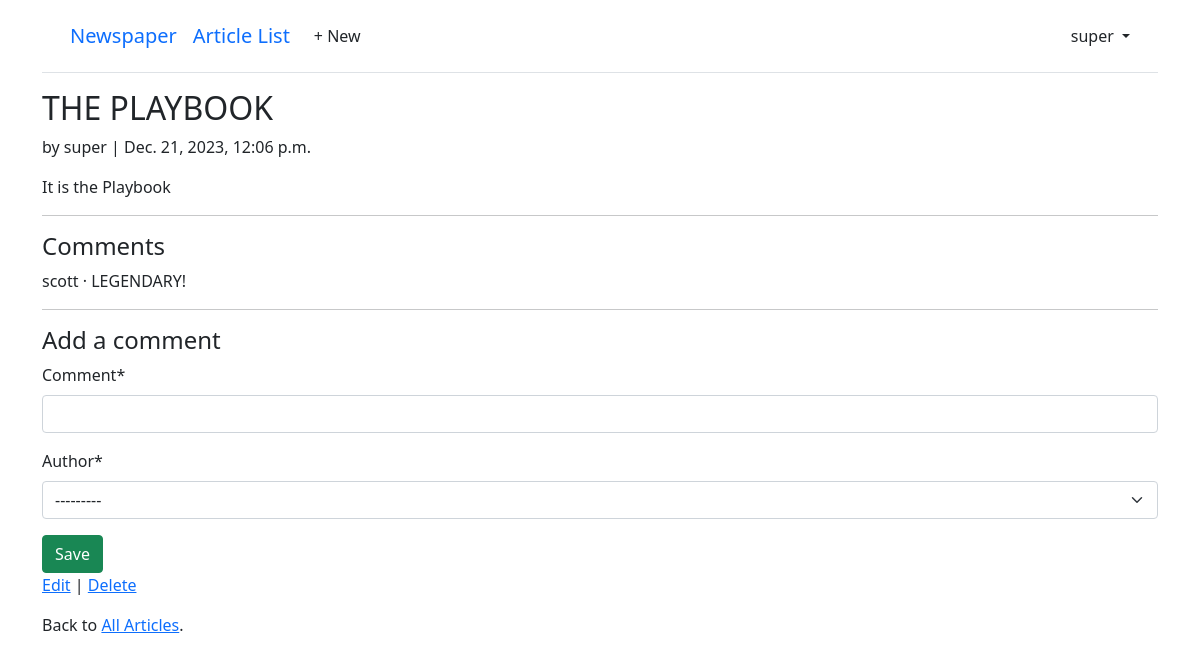
The page /articles/2/ (signed in) on the database as committed earlier.
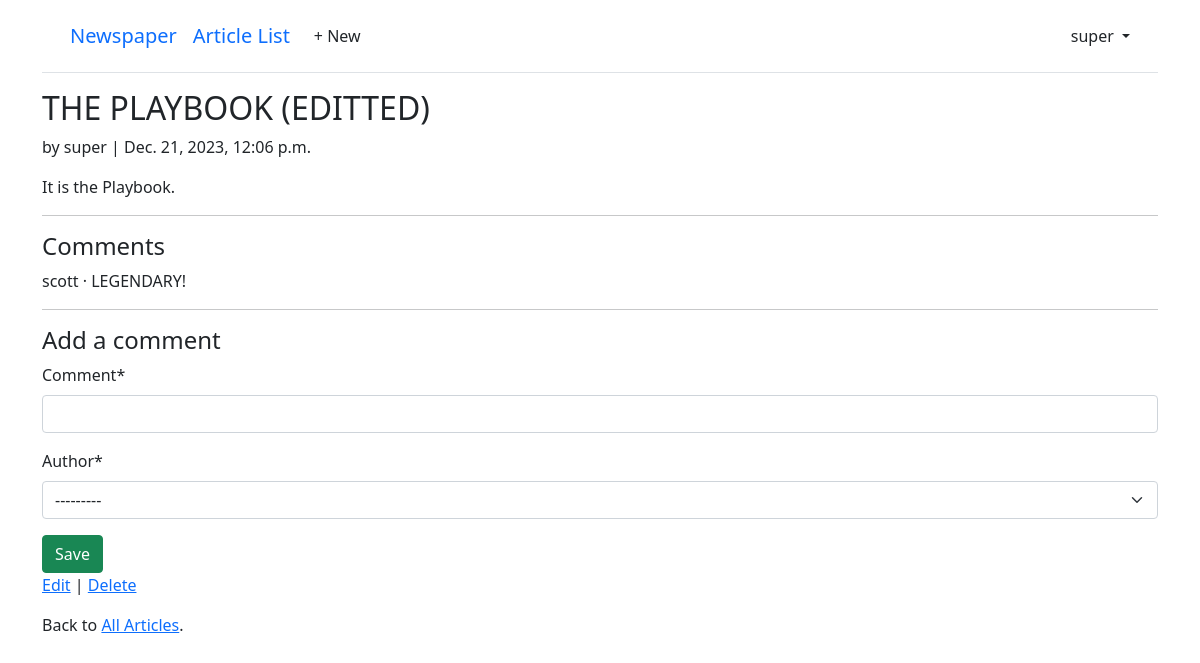
The same page on the database as committed later.
### articles/models.py (models this page shows, shortened)
class Article(models.Model):
    title = models.CharField(max_length=255)
    body = models.TextField()
    date = models.DateTimeField(auto_now_add=True)
    author = models.ForeignKey(
        settings.AUTH_USER_MODEL,
        on_delete=models.CASCADE,
    )

### accounts/models.py (models this page shows)
class CustomUser(AbstractUser):
    age = models.PositiveIntegerField(null=True, blank=True)

### articles/views.py (the view, shortened to what this page needs)
# urls.py: path("<int:pk>/", ArticleDetailView.as_view(), name="article_detail"), # new
class ArticleDetailView(LoginRequiredMixin, View): # new
    def get(self, request, *args, **kwargs):
        view = CommentGet.as_view()
        return view(request, *args, **kwargs)

### articles/forms.py
class CommentForm(forms.ModelForm):
    class Meta:
        model = Comment
        fields = ("comment", "author")

### articles/models.py (called while the page is built)
    def __str__(self):
        return self.comment

### articles/views.py (called while the page is built)
    def get_context_data(self, **kwargs):
        context = super().get_context_data(**kwargs)
        context["form"] = CommentForm()
        return context

### templates/article_detail.html
{% extends "base.html" %}
{% load crispy_forms_tags %}
{% block content %}
<div class="article-entry">
    <h2>{{ object.title }}</h2>
    <p>by {{ object.author }} | {{ object.date }}</p>
    <p>{{ object.body }}</p>
</div>
<hr>
<h4>Comments</h4>
{% for comment in article.comment_set.all %}
    <p>{{ comment.author }} &middot; {{ comment }}</p>
{% endfor %}
<hr>
<h4>Add a comment</h4>
    <form action="" method="post">{% csrf_token %}
        {{ form|crispy }}
        <button class="btn btn-success ml-2" type="submit">Save</button>
    </form>
<p><a href="{% url 'article_edit' article.pk %}">Edit</a> |
    <a href="{% url 'article_delete' article.pk %}">Delete</a></p>
<p>Back to <a href="{% url 'article_list' %}">All Articles</a>.</p>
{% endblock content %}

Rows that differ between the two databases and show on the page:
changed Article "super": title "THE PLAYBOOK" → "THE PLAYBOOK (EDITTED)"; body "It is the Playbook" → "It is the Playbook."
